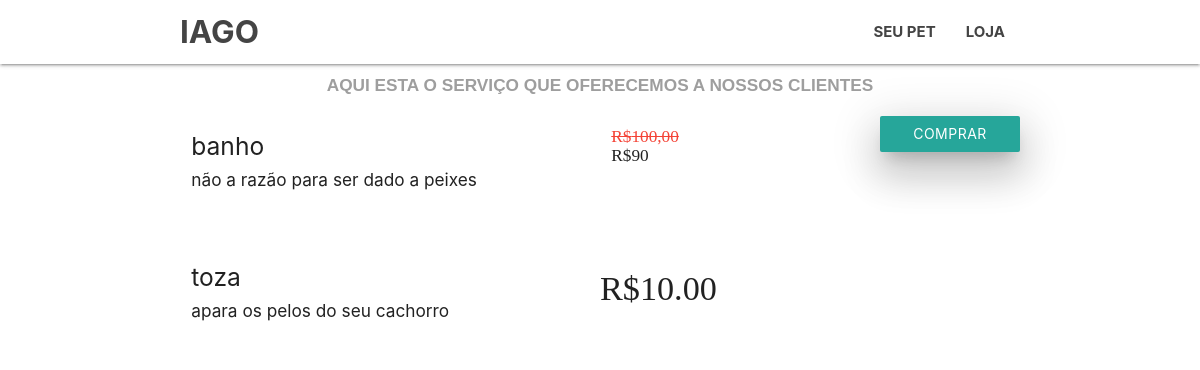
Page /clienteServico.php (signed in) on the committed database.
### tables this page shows
CREATE TABLE `cliente` (
  `cod` int(11) NOT NULL,
  `data_nasc` varchar(40) DEFAULT NULL,
  `nome` varchar(90) DEFAULT NULL,
  `login` varchar(100) NOT NULL,
  `senha` varchar(100) NOT NULL,
  `email` varchar(100) NOT NULL,
  `rua` varchar(50) DEFAULT NULL,
  `estado` varchar(50) DEFAULT NULL,
  `cidade` varchar(50) DEFAULT NULL,
  `bairro` varchar(50) DEFAULT NULL,
  `numero_casa` int(11) DEFAULT NULL,
  `telefone` varchar(50) DEFAULT NULL
);

CREATE TABLE `servico` (
  `cod` int(11) NOT NULL,
  `promocao` int(11) DEFAULT NULL,
  `nome` varchar(20) DEFAULT NULL,
  `observacoes` varchar(500) DEFAULT NULL,
  `preco` varchar(10) DEFAULT NULL
);

### controler/clienteServicoDAO.php (called while the page is built, shortened)
<?php
	function pegar_dados($cliente){
		try{
			$conectar = new Conexao();
			$pdo = $conectar->conecta();
			$sql = "SELECT * FROM cliente WHERE cod = :cod";
			$pegar_dados = $pdo->prepare($sql);
			$pegar_dados->bindValue(':cod',$cliente->get_cod());
			$pegar_dados->execute();
			return $pegar_dados->fetchAll(PDO::FETCH_ASSOC);
		}catch(PDOException $e){
			return false;
		}
	}
	function listar_servicos(){
		try{
			$conectar = new Conexao();
			$pdo = $conectar->conecta();
			$sql = "SELECT * FROM servico";
			$listar_servicos = $pdo->prepare($sql);
			$listar_servicos->execute();
			return $listar_servicos->fetchAll(PDO::FETCH_ASSOC);
		}catch(PDOException  $e){
			return false;
		}
	}
?>

### model/clienteModel.php (called while the page is built, shortened)
<?php
	class Cliente{
		private $cod;
		function get_cod(){
			return $this->cod;
		}
		function set_cod($cod){
			$this->cod = $cod;
		}
	}
?>

### clienteServicoFuncoes.php (called while the page is built, shortened)
<?php
include_once('controler/clienteServicoDAO.php');
include_once('model/ClienteModel.php');
$cliente = new Cliente();
$cliente->set_cod($_SESSION['cod']);
$clientes = pegar_dados($cliente);
	foreach ($clientes as $cliente) {
		$nome = $cliente['nome'];
	}
$servicos = listar_servicos();
?>

### clienteServico.php (the view, shortened to what this page needs)
<?php
  include_once('clienteServicoFuncoes.php');
	if (!empty($_SESSION['cod'])){
?>
<!DOCTYPE html>
<html>
<head>
	<link href="css/materialize.css" type="text/css" rel="stylesheet" media="screen,projection"/>
	<link href="css/style.css" type="text/css" rel="stylesheet" media="screen,projection"/>
	<link href="css/especificacoes.css" type="text/css" rel="stylesheet"/>
</head>
<body>
	<nav class="white"  role="navigation">
    	<div class="nav-wrapper container">
      		<a id="logo-container"  style="font-weight: bold;text-transform: uppercase;" href="#dados_cliente" class="brand-logo modal-trigger"><?=$nome?></a>
      		<ul class="right hide-on-med-and-down">
            <li><a href="view/animalCliente.php"  style="font-weight: bold;text-transform: uppercase;" >Seu pet</a></li>
            <li><a href="clienteLogado.php"  style="font-weight: bold;text-transform: uppercase;" >Loja</a></li>
      		</ul>
    </div>
  </nav>
  <h6 class="center grey-text arial" style="font-weight: bold;text-transform: uppercase;">aqui esta o serviço que oferecemos a nossos clientes</h6>
  <div class="container">
    <?php
        foreach ($servicos as $servico) {
          ?>
          <div class="row section">
            <div class="col s6">
              <h5><?=$servico['nome']?></h5>
              <h6><?=$servico['observacoes']?></h6>
            </div>
            <?php
            if (!empty($servico['promocao'])) {
              ?>
              <h6 class="col s1" style="font-family: arial black"><s class="red-text">R$<?=$servico['preco']?></s> <?php
                $servico['preco'] = str_replace(',' , '.', $servico['preco']) - (str_replace(',','.', $servico['preco']) * $servico['promocao'] / 100 );
                echo 'R$'. $servico['preco'];
              ?>
            </h6>
              <a onclick="mandar_solicita('<?=$servico['preco']?>','<?=$servico['nome']?>')" class="btn modal-trigger col s2 right z-depth-5">comprar</a>
            <?php
            }else{
          ?>
          <h4 style="font-family: arial black">R$<?=str_replace(',','.',$servico['preco'])?></h4>
        <?php } ?>
          </div>
    <?php
        }
    ?>
</body>
</html>
<?php }else{
	header('location:index.php');
	}
?>

### css/style.css (style rules this page uses)
nav ul a, nav .brand-logo { color: #444; }

### css/especificacoes.css (style rules this page uses)
.arial { font-family: arial; }

### rows in the picture
cliente: nome "IAGO"
servico: nome "banho", observacoes "não a razão para ser dado a peixes", preco "100,00", preco "90"
servico: nome "toza", observacoes "apara os pelos do seu cachorro", preco "10.00"
